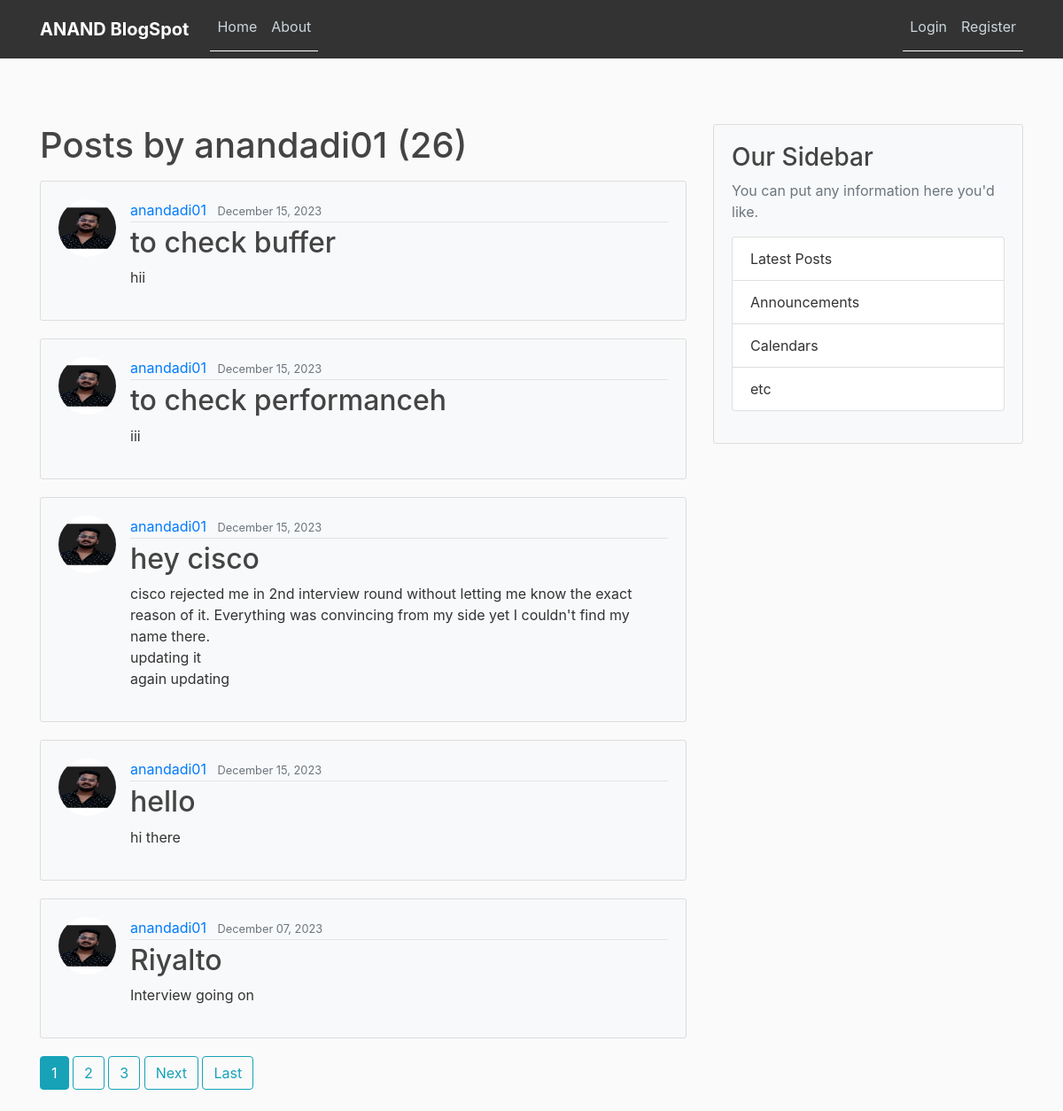
Page /user/anandadi01 on the committed database.
### blog/models.py (models this page shows, shortened)
class Post(models.Model):
	title = models.CharField(max_length=100)
	content = models.TextField()
	date_posted = models.DateTimeField(default=timezone.now)
	author = models.ForeignKey(User, on_delete=models.CASCADE)

### users/models.py (models this page shows, shortened)
class Profile(models.Model):
	user = models.OneToOneField(User, on_delete=models.CASCADE)
	image = models.ImageField(default='default.jpg', upload_to='profile_pics')

### blog/views.py (the view)
# urls.py: path('user/<str:username>', UserPostListView.as_view(), name='user-posts'),
class UserPostListView(ListView):
	model = Post
	template_name = 'blog/user_posts.html' #<app>/<model>_<viewtype>.html
	context_object_name = 'posts'
	paginate_by = 5
	def get_queryset(self):
		user = get_object_or_404(User, username=self.kwargs.get('username'))
		return Post.objects.filter(author=user).order_by('-date_posted')

### blog/templates/blog/user_posts.html (shortened to what this page needs)
{% extends "blog/base.html" %}
{% block content %}
	<h1 class="mb-3">Posts by {{ view.kwargs.username }} ({{ page_obj.paginator.count }}) </h1>
	{% for post in posts %}
		<article class="media content-section">
			<img class="rounded-circle article-img" src="{{ post.author.profile.image.url }}">
		  <div class="media-body">
		    <div class="article-metadata">
		      <a class="mr-2" href="{% url 'user-posts' post.author.username %}">{{ post.author }}</a>
		      <small class="text-muted">{{ post.date_posted|date:"F d, Y" }}</small>
		    </div>
		    <h2><a class="article-title" href="{% url 'post-detail' post.id %}">{{ post.title }}</a></h2>
		    <p class="article-content">{{ post.content }}</p>
		  </div>
		</article>
	{% endfor %}
	{% if is_paginated %}
		{% for num in page_obj.paginator.page_range %}
			{% if page_obj.number == num %}
				<a class="btn btn-info mb-4" href="?page={{ num }}"> {{ num }} </a>
			{% elif num > page_obj.number|add:'-3' and num < page_obj.number|add:'3' %}
				<a class="btn btn-outline-info mb-4" href="?page={{ num }}"> {{ num }} </a>
			{% endif %}
		{% endfor %}
		{% if page_obj.has_next %}
			<a class="btn btn-outline-info mb-4" href="?page={{ page_obj.next_page_number }}">Next</a>
			<a class="btn btn-outline-info mb-4" href="?page={{ page_obj.paginator.num_pages }}">Last</a>
		{% endif %}
	{% endif %}
{% endblock content %}

### blog/static/blog/main.css (style rules this page uses)
body { background: #fafafa; color: #333333; margin-top: 5rem; }
h1, h2, h3, h4, h5, h6 { color: #444444; }
.content-section { background: #ffffff; padding: 10px 20px; border: 1px solid #dddddd; border-radius: 3px; margin-bottom: 20px; }
.article-title { color: #444444; }
.article-content { white-space: pre-line; }
.article-img { height: 65px; width: 65px; margin-right: 16px; }
.article-metadata { padding-bottom: 1px; margin-bottom: 4px; border-bottom: 1px solid #e3e3e3 }

### blog/templates/blog/base.html (style rules this page uses)
body { padding-top: 60px; }
.content-section { background-color: #f8f9fa; padding: 20px; margin-bottom: 20px; }

### rows in the picture
Post: author.profile.image (picture), author "anandadi01", date_posted "December 15, 2023", title "to check buffer", content "hii"
Post: author.profile.image (picture), author "anandadi01", date_posted "December 15, 2023", title "to check performanceh", content "iii"
Post: author.profile.image (picture), author "anandadi01", date_posted "December 15, 2023", title "hey cisco", content "cisco rejected me in 2nd interview round without letting me know the exact reason of it. Everything was convincing from my side yet I couldn't find my name there. updating it again updating"
Post: author.profile.image (picture), author "anandadi01", date_posted "December 15, 2023", title "hello", content "hi there"
Post: author.profile.image (picture), author "anandadi01", date_posted "December 07, 2023", title "Riyalto", content "Interview going on"

### other values in the picture
{{ view.kwargs.username }} "anandadi01"
{{ page_obj.paginator.count }} "26"
{{ num }} "1"
{{ num }} "2" "3"
